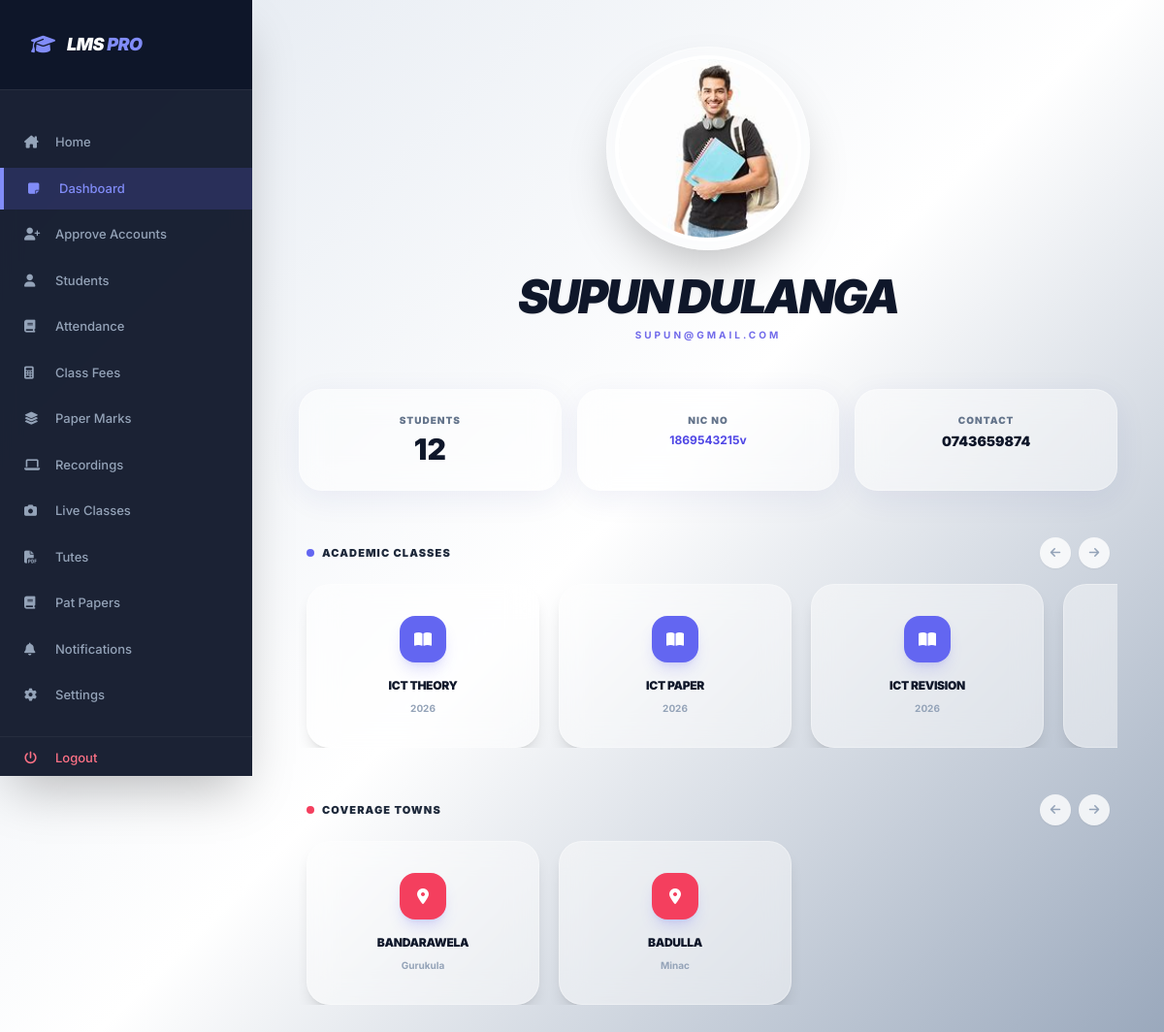
Screenshot of /admin_page.php (signed in) with the database file from the repository.
### tables this page shows
CREATE TABLE `teacher` (
  `id` int(11) NOT NULL,
  `name` varchar(100) NOT NULL,
  `gmail` varchar(100) NOT NULL,
  `nic_number` varchar(20) DEFAULT NULL,
  `contact_number` varchar(15) DEFAULT NULL,
  `password` varchar(255) NOT NULL,
  `profile_pic` varchar(255) DEFAULT 'default_user.png',
  `created_at` timestamp NOT NULL DEFAULT current_timestamp()
);

CREATE TABLE `classes` (
  `class_id` int(11) NOT NULL,
  `teacher_id` int(11) NOT NULL,
  `exam_year` varchar(10) DEFAULT NULL,
  `stream` enum('O/L','A/L') DEFAULT NULL,
  `subject` varchar(100) DEFAULT NULL,
  `class_fee` decimal(10,2) DEFAULT 0.00,
  `fee_type` enum('day','monthly') DEFAULT 'monthly'
);

CREATE TABLE `class_towns` (
  `id` int(11) NOT NULL,
  `teacher_id` int(11) NOT NULL,
  `town` varchar(100) DEFAULT NULL,
  `institute_name` varchar(150) DEFAULT NULL
);

### admin_page.php (the view, shortened to what this page needs)
<?php
include 'config.php';
$teacher_id = $_SESSION['user_id'];
$teacher = $conn->query("SELECT * FROM teacher WHERE id = '$teacher_id'")->fetch_assoc();
$student_count = $conn->query("SELECT COUNT(id) as total FROM student")->fetch_assoc()['total'];
$classes_res = $conn->query("SELECT * FROM classes WHERE teacher_id = '$teacher_id'");
$towns_res = $conn->query("SELECT * FROM class_towns WHERE teacher_id = '$teacher_id'");
?>
<!DOCTYPE html>
<html lang="en">
<head>
    <script src="https://cdn.tailwindcss.com"></script>
    <link rel="stylesheet" href="https://cdnjs.cloudflare.com/ajax/libs/font-awesome/6.4.0/css/all.min.css">
</head>
<body class="antialiased text-slate-800">
    <aside class="sidebar shadow-2xl" id="sidebar">
        <div class="p-8 flex items-center gap-3 border-b border-white/10 sticky top-0 bg-[#0f172a]/95 backdrop-blur-md z-10">
            <i class="fas fa-graduation-cap text-indigo-400 text-xl"></i>
            <span class="text-lg font-black tracking-tight italic uppercase text-white">LMS <span class="text-indigo-400">PRO</span></span>
        </div>
        <nav class="mt-8 flex flex-col gap-1 pb-20"> <a href="index.php" class="nav-link"><i class="fas fa-house-chimney w-5"></i> <span>Home</span></a>
            <a href="admin_page.php" class="nav-link active"><i class="fa fa-note-sticky w-5"></i> <span>Dashboard</span></a>
            <a href="approve.php" class="nav-link"><i class="fas fa-user-plus w-5"></i> <span>Approve Accounts</span></a>
            <a href="student_info.php" class="nav-link"><i class="fas fa-user w-5"></i> <span>Students</span></a>
            <a href="attendance.php" class="nav-link"><i class="fas fa-book w-5"></i> <span>Attendance</span></a>
            <a href="class_fees.php" class="nav-link"><i class="fas fa-calculator w-5"></i> <span>Class Fees</span></a>
            <a href="view_marks_report.php" class="nav-link"><i class="fa fa-layer-group w-5"></i> <span>Paper Marks</span></a>
            <a href="teachers_recordings.php" class="nav-link"><i class="fas fa-laptop w-5"></i> <span>Recordings</span></a>
            <a href="live_classes.php" class="nav-link"><i class="fas fa-camera w-5"></i> <span>Live Classes</span></a>
            <a href="pdf.php" class="nav-link"><i class="fa fa-file-pdf w-5"></i> <span>Tutes</span></a>
            <a href="p_papers.php" class="nav-link"><i class="fa fa-book w-5"></i> <span>Pat Papers</span></a>
            <a href="notifications.php" class="nav-link"><i class="fa fa-bell w-5"></i> <span>Notifications</span></a>
            <a href="edit_teacher_profile.php" class="nav-link"><i class="fas fa-gear w-5"></i> <span>Settings</span></a>
            <a href="logout.php" class="nav-link text-rose-400 border-t border-white/5 mt-4"><i class="fas fa-power-off w-5"></i> <span>Logout</span></a>
        </nav>
    </aside>
    <main class="p-6 lg:p-12 pb-32">
        <div class="flex flex-col items-center mb-12">
            <div class="relative p-2 bg-white/30 backdrop-blur-md rounded-full shadow-2xl border border-white/50">
                <img src="uploads/profile_pics/<?= $teacher['profile_pic'] ?: 'default_user.png' ?>"
                     class="w-32 h-32 lg:w-48 lg:h-48 rounded-full object-cover border-4 border-white shadow-inner">
            </div>
            <div class="text-center mt-6">
                <h1 class="text-3xl lg:text-5xl font-black text-slate-900 tracking-tighter uppercase italic drop-shadow-sm"><?= $teacher['name'] ?></h1>
                <p class="text-indigo-600 font-bold uppercase tracking-[0.3em] text-[10px] mt-2 opacity-80"><?= $teacher['gmail'] ?></p>
            </div>
        </div>
        <div class="grid grid-cols-2 lg:grid-cols-3 gap-4 mb-12">
            <div class="glass-card p-6 text-center">
                <p class="text-[10px] font-black text-slate-500 uppercase tracking-widest mb-1">Students</p>
                <h3 class="text-3xl font-black text-slate-900"><?= $student_count ?></h3>
            </div>
            <div class="glass-card p-6 text-center">
                <p class="text-[10px] font-black text-slate-500 uppercase tracking-widest mb-1">NIC No</p>
                <h3 class="text-[12px] font-bold text-indigo-600"><?= $teacher['nic_number'] ?: '---' ?></h3>
            </div>
            <div class="glass-card p-6 text-center col-span-2 lg:col-span-1">
                <p class="text-[10px] font-black text-slate-500 uppercase tracking-widest mb-1">Contact</p>
                <h3 class="text-sm font-black text-slate-900"><?= $teacher['contact_number'] ?: '---' ?></h3>
            </div>
        </div>
        <?php
        $sliders = [
            ['title' => 'Academic Classes', 'res' => $classes_res, 'id' => 'c-scroll', 'icon' => 'fa-book-open', 'bg' => 'bg-indigo-500'],
            ['title' => 'Coverage Towns', 'res' => $towns_res, 'id' => 't-scroll', 'icon' => 'fa-location-dot', 'bg' => 'bg-rose-500']
        ];
        foreach ($sliders as $s): ?>
        <div class="mb-12">
            <div class="flex items-center justify-between mb-4 px-2">
                <h4 class="text-[11px] font-black text-slate-800 uppercase tracking-widest flex items-center gap-2">
                    <span class="w-2 h-2 rounded-full <?= $s['bg'] ?>"></span> <?= $s['title'] ?>
                </h4>
                <div class="flex gap-2">
                    <button onclick="scrollSect('<?= $s['id'] ?>', -200)" class="w-8 h-8 rounded-full bg-white/80 backdrop-blur shadow-sm flex items-center justify-center text-slate-400 active:scale-90"><i class="fas fa-arrow-left text-xs"></i></button>
                    <button onclick="scrollSect('<?= $s['id'] ?>', 200)" class="w-8 h-8 rounded-full bg-white/80 backdrop-blur shadow-sm flex items-center justify-center text-slate-400 active:scale-90"><i class="fas fa-arrow-right text-xs"></i></button>
                </div>
            </div>
            <div id="<?= $s['id'] ?>" class="flex overflow-x-auto gap-5 px-2 no-scrollbar scroll-smooth">
                <?php while($row = $s['res']->fetch_assoc()): ?>
                <div class="min-w-[170px] lg:min-w-[240px] glass-card p-8 flex flex-col items-center hover:scale-105 transition duration-300 shadow-lg">
                    <div class="w-12 h-12 <?= $s['bg'] ?> text-white rounded-2xl flex items-center justify-center mb-4 shadow-lg shadow-indigo-500/20">
                        <i class="fas <?= $s['icon'] ?>"></i>
                    </div>
                    <p class="font-black text-xs text-center uppercase tracking-tight text-slate-900"><?= $row['subject'] ?? $row['town'] ?></p>
                    <p class="text-[10px] font-bold text-slate-400 mt-2"><?= $row['exam_year'] ?? $row['institute_name'] ?></p>
                </div>
                <?php endwhile; $s['res']->data_seek(0); ?>
            </div>
        </div>
        <?php endforeach; ?>
    </main>
</body>
</html>

### admin_page.php (style rules this page uses)
body { font-family: 'Inter', sans-serif; background: linear-gradient(135deg, #e2e8f0 0%, #ffffff 50%, #94a3b8 100%); background-attachment: fixed; min-height: 100vh; }
.glass-card { background: rgba(255, 255, 255, 0.45); backdrop-filter: blur(15px); -webkit-backdrop-filter: blur(15px); border: 1px solid rgba(255, 255, 255, 0.3); border-radius: 1.5rem; box-shadow: 0 8px 32px 0 rgba(31, 38, 135, 0.07); }
.sidebar { position: fixed; top: 0; left: 0; height: 100vh; width: 260px; background: rgba(15, 23, 42, 0.95); backdrop-filter: blur(10px); color: white; transition: transform 0.3s cubic-bezier(0.4, 0, 0.2, 1); z-index: 1001; overflow-y: auto; scrollbar-width: none; -ms-overflow-style: none; }
@media (min-width: 1024px) { main { margin-left: 260px; } }
.nav-link { display: flex; align-items: center; gap: 12px; padding: 12px 25px; color: #94a3b8; transition: 0.3s; font-size: 13px; font-weight: 500; }
.nav-link.active { background: rgba(99, 102, 241, 0.2); color: #818cf8; border-left: 4px solid #818cf8; }
.no-scrollbar { -ms-overflow-style: none; scrollbar-width: none; }

### rows the page displays
teacher: profile_pic (picture), name "SUPUN DULANGA", gmail "SUPUN@GMAIL.COM", nic_number "1869543215v", contact_number "0743659874"
classes: subject "ICT THEORY", exam_year "2026"
classes: subject "ICT PAPER", exam_year "2026"
classes: subject "ICT REVISION", exam_year "2026"
class_towns: town "BANDARAWELA", institute_name "Gurukula"
class_towns: town "BADULLA", institute_name "Minac"

### other values shown
$student_count "12"
$s['title'] "ACADEMIC CLASSES"
$s['title'] "COVERAGE TOWNS"
